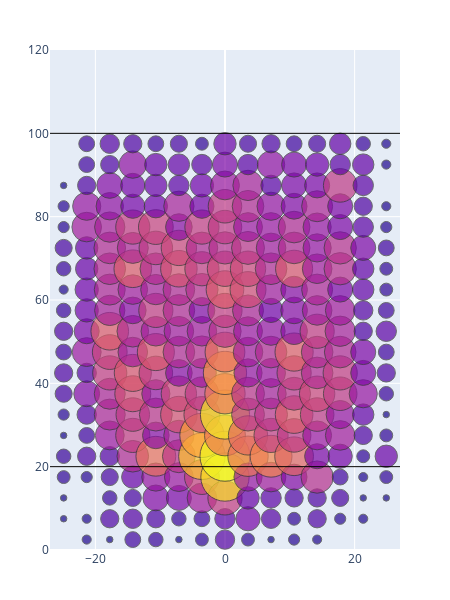

The notebook cell this image was saved under:
### Code cell
shot_plot('breeze', 15, 20)

### Figure 1 — Plotly figure (JSON) as saved in the notebook; plotly's stock layout.template omitted (floating-point values rounded to 4 significant figures; data arrays with more than 128 entries replaced by an {"elided": "..."} marker saying what was removed)
{"data": [{"hovertemplate": "Count: %{text}<extra></extra>", "marker": {"color": {"elided": "300 int values"}, "line": {"color": "#333333", "width": 1}, "size": {"elided": "300 int values"}, "sizemin": 2.5, "sizemode": "area", "sizeref": 0.048, "symbol": "circle"}, "mode": "markers", "name": "markers", "text": {"elided": "300 str values"}, "type": "scatter", "x": {"elided": "300 float values"}, "y": {"elided": "300 float values"}}], "layout": {"height": 600, "margin": {"b": 50, "l": 50, "r": 50, "t": 50}, "shapes": [{"line": {"color": "black", "width": 1}, "type": "line", "x0": -27, "x1": 27, "y0": 20, "y1": 20}, {"line": {"color": "black", "width": 1}, "type": "line", "x0": -27, "x1": 27, "y0": 100, "y1": 100}], "showlegend": false, "width": 450, "xaxis": {"range": [-27, 27]}, "yaxis": {"range": [0, 120]}}}
